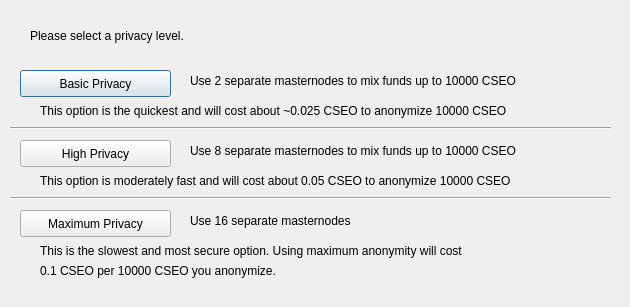
<?xml version="1.0" encoding="UTF-8"?>
<ui version="4.0">
 <class>DarksendConfig</class>
 <widget class="QDialog" name="DarksendConfig">
  <property name="geometry">
   <rect>
    <x>0</x>
    <y>0</y>
    <width>630</width>
    <height>307</height>
   </rect>
  </property>
  <property name="windowTitle">
   <string>Configure Darksend</string>
  </property>
  <widget class="QPushButton" name="buttonBasic">
   <property name="geometry">
    <rect>
     <x>20</x>
     <y>70</y>
     <width>151</width>
     <height>27</height>
    </rect>
   </property>
   <property name="text">
    <string>Basic Privacy</string>
   </property>
  </widget>
  <widget class="QPushButton" name="buttonHigh">
   <property name="geometry">
    <rect>
     <x>20</x>
     <y>140</y>
     <width>151</width>
     <height>27</height>
    </rect>
   </property>
   <property name="text">
    <string>High Privacy</string>
   </property>
  </widget>
  <widget class="QPushButton" name="buttonMax">
   <property name="geometry">
    <rect>
     <x>20</x>
     <y>210</y>
     <width>151</width>
     <height>27</height>
    </rect>
   </property>
   <property name="text">
    <string>Maximum Privacy</string>
   </property>
  </widget>
  <widget class="QLabel" name="label">
   <property name="geometry">
    <rect>
     <x>30</x>
     <y>20</y>
     <width>571</width>
     <height>31</height>
    </rect>
   </property>
   <property name="text">
    <string>Please select a privacy level.</string>
   </property>
  </widget>
  <widget class="QLabel" name="label_2">
   <property name="geometry">
    <rect>
     <x>190</x>
     <y>70</y>
     <width>421</width>
     <height>21</height>
    </rect>
   </property>
   <property name="text">
    <string>Use 2 separate masternodes to mix funds up to 10000 CSEO</string>
   </property>
  </widget>
  <widget class="QLabel" name="label_3">
   <property name="geometry">
    <rect>
     <x>190</x>
     <y>140</y>
     <width>411</width>
     <height>21</height>
    </rect>
   </property>
   <property name="text">
    <string>Use 8 separate masternodes to mix funds up to 10000 CSEO</string>
   </property>
  </widget>
  <widget class="QLabel" name="label_4">
   <property name="geometry">
    <rect>
     <x>190</x>
     <y>210</y>
     <width>421</width>
     <height>21</height>
    </rect>
   </property>
   <property name="text">
    <string>Use 16 separate masternodes</string>
   </property>
  </widget>
  <widget class="QLabel" name="label_6">
   <property name="geometry">
    <rect>
     <x>40</x>
     <y>100</y>
     <width>561</width>
     <height>21</height>
    </rect>
   </property>
   <property name="text">
    <string>This option is the quickest and will cost about ~0.025 CSEO to anonymize 10000 CSEO</string>
   </property>
  </widget>
  <widget class="QLabel" name="label_7">
   <property name="geometry">
    <rect>
     <x>40</x>
     <y>170</y>
     <width>561</width>
     <height>21</height>
    </rect>
   </property>
   <property name="text">
    <string>This option is moderately fast and will cost about 0.05 CSEO to anonymize 10000 CSEO</string>
   </property>
  </widget>
  <widget class="QLabel" name="label_8">
   <property name="geometry">
    <rect>
     <x>40</x>
     <y>240</y>
     <width>561</width>
     <height>21</height>
    </rect>
   </property>
   <property name="text">
    <string>This is the slowest and most secure option. Using maximum anonymity will cost</string>
   </property>
  </widget>
  <widget class="QLabel" name="label_9">
   <property name="geometry">
    <rect>
     <x>40</x>
     <y>260</y>
     <width>561</width>
     <height>21</height>
    </rect>
   </property>
   <property name="text">
    <string>0.1 CSEO per 10000 CSEO you anonymize.</string>
   </property>
  </widget>
  <widget class="Line" name="line">
   <property name="geometry">
    <rect>
     <x>10</x>
     <y>120</y>
     <width>601</width>
     <height>16</height>
    </rect>
   </property>
   <property name="orientation">
    <enum>Qt::Horizontal</enum>
   </property>
  </widget>
  <widget class="Line" name="line_2">
   <property name="geometry">
    <rect>
     <x>10</x>
     <y>190</y>
     <width>601</width>
     <height>16</height>
    </rect>
   </property>
   <property name="orientation">
    <enum>Qt::Horizontal</enum>
   </property>
  </widget>
 </widget>
 <resources/>
 <connections/>
</ui>
